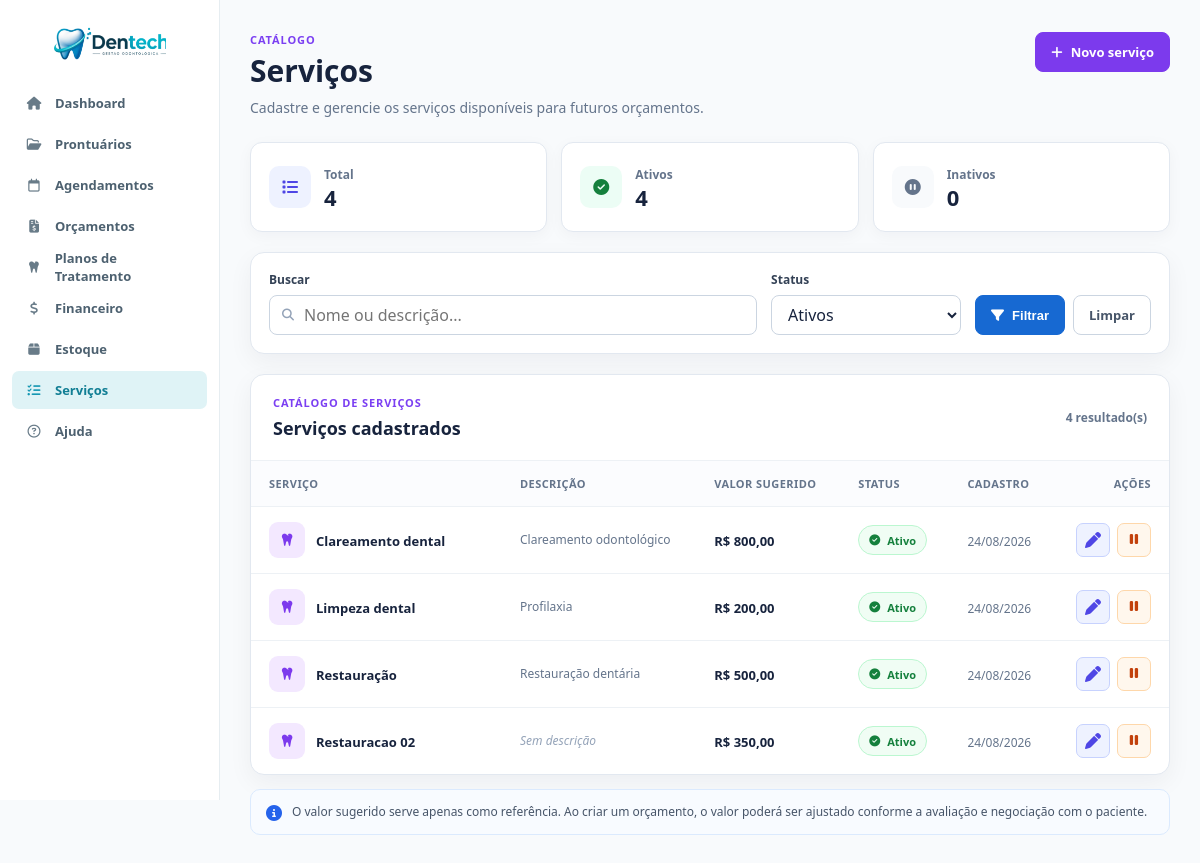
The page /servicos.php (signed in) on the database as committed earlier.
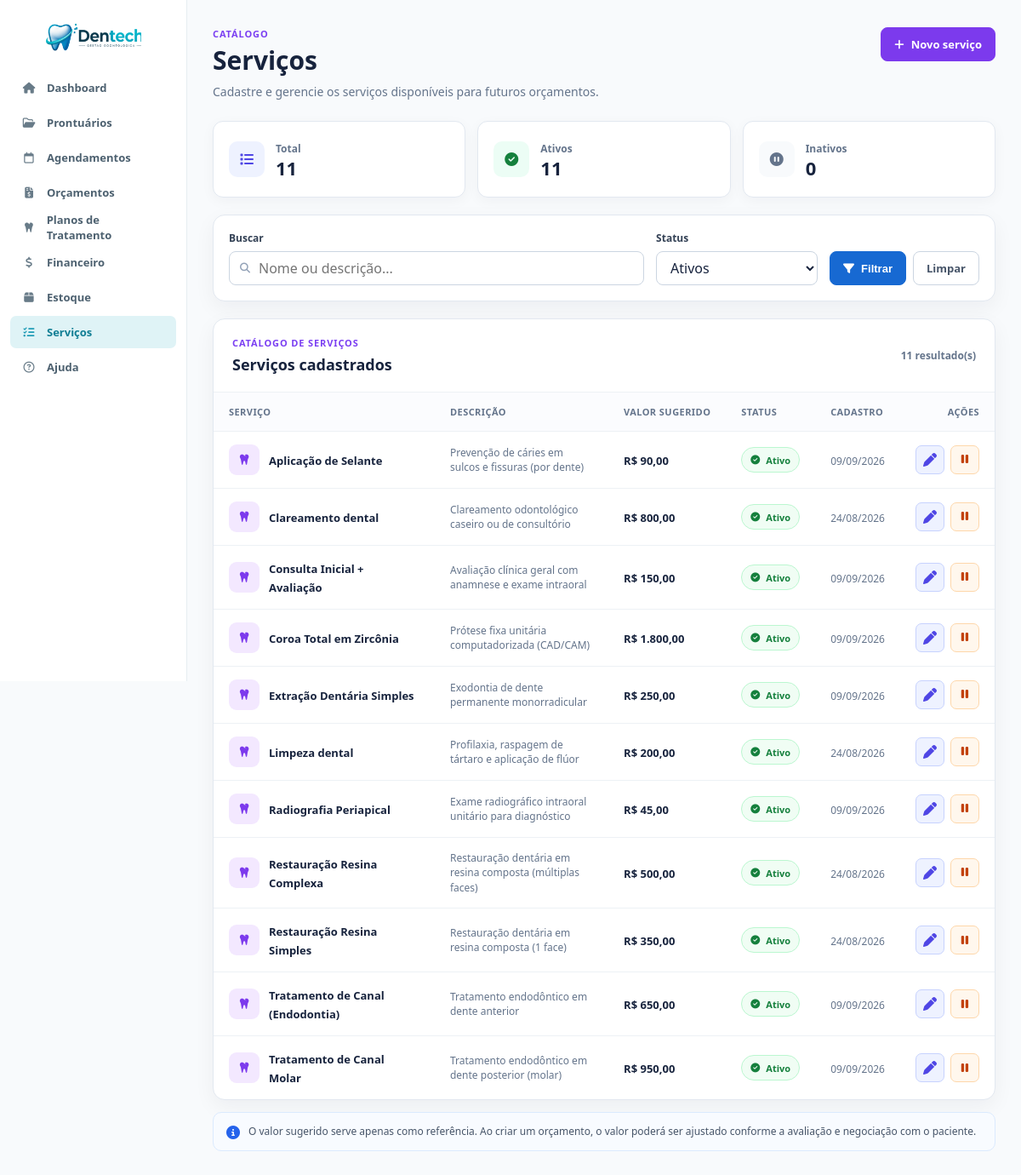
The same page on the database as committed later.
### tables this page shows
CREATE TABLE `servicos` (
  `id` int NOT NULL AUTO_INCREMENT,
  `nome` varchar(255) NOT NULL,
  `descricao` text,
  `valor_sugerido` decimal(10,2) NOT NULL DEFAULT '0.00',
  `ativo` tinyint(1) NOT NULL DEFAULT '1',
  `data_criacao` date NOT NULL,
  PRIMARY KEY (`id`),
  KEY `idx_servicos_ativo` (`ativo`),
  KEY `idx_servicos_nome` (`nome`)
);

### servicos.php (the view, shortened to what the rows shown need)
<?php
require_once 'conexao/conexao.php';
$status = $_GET['status'] ?? 'ativos';
$where = [];
$params = [];
if ($status === 'ativos') {
    $where[] = 's.ativo = 1';
} elseif ($status === 'inativos') {
    $where[] = 's.ativo = 0';
}
$sql = "
    SELECT
        s.id,
        s.nome,
        s.descricao,
        s.valor_sugerido,
        s.ativo,
        s.data_criacao
    FROM servicos s
";
if (!empty($where)) {
    $sql .= ' WHERE ' . implode(' AND ', $where);
}
$sql .= "
    ORDER BY
        s.ativo DESC,
        s.nome ASC
";
$stmt = $pdo->prepare($sql);
$stmt->execute($params);
$servicos = $stmt->fetchAll(PDO::FETCH_ASSOC);
?>
<!DOCTYPE html>
<html lang="pt-BR">
<head>
    <link rel="stylesheet" href="css/global.css">
    <link rel="stylesheet" href="css/variables.css">
    <link rel="stylesheet" href="css/layout.css">
    <link rel="stylesheet" href="css/navbar.css">
    <link rel="stylesheet" href="css/servicos.css">
    <link
        rel="stylesheet"
        href="https://cdnjs.cloudflare.com/ajax/libs/font-awesome/6.5.2/css/all.min.css">
</head>
<body>
    <main class="servicos-page">
        <div class="servicos-container">
            <header class="page-header">
                <div>
                    <h1>
                        Serviços
                    </h1>
                </div>
            </header>
            <section class="table-card">
                <div class="table-header">
                    <div>
                        <h2>
                            Serviços cadastrados
                        </h2>
                    </div>
                </div>
                <?php if (empty($servicos)): ?>
                    <div class="empty-state">
                        <div class="empty-icon">
                            <i class="fa-regular fa-folder-open"></i>
                        </div>
                        <strong>
                            Nenhum serviço encontrado
                        </strong>
                        <span>
                            Ajuste os filtros ou cadastre um novo serviço.
                        </span>
                        <a
                            href="novo_servico.php"
                            class="btn btn-primary">
                            <i class="fa-solid fa-plus"></i>
                            Cadastrar serviço
                        </a>
                    </div>
                <?php else: ?>
                    <div class="table-wrapper">
                        <table class="services-table">
                            <thead>
                                <tr>
                                    <th>Serviço</th>
                                    <th>Descrição</th>
                                    <th>Valor sugerido</th>
                                    <th>Status</th>
                                    <th>Cadastro</th>
                                    <th class="actions-column">Ações</th>
                                </tr>
                            </thead>
                            <tbody>
                                <?php foreach ($servicos as $servico): ?>
                                    <tr>
                                        <td>
                                            <div class="service-name">
                                                <div class="service-icon">
                                                    <i class="fa-solid fa-tooth"></i>
                                                </div>
                                                <div>
                                                    <strong>
                                                        <?= htmlspecialchars($servico['nome']) ?>
                                                    </strong>
                                                </div>
                                            </div>
                                        </td>
                                        <td>
                                            <div class="service-description">
                                                <?php if (!empty($servico['descricao'])): ?>
                                                    <?= htmlspecialchars($servico['descricao']) ?>
                                                <?php else: ?>
                                                    <span class="description-empty">
                                                        Sem descrição
                                                    </span>
                                                <?php endif; ?>
                                            </div>
                                        </td>
                                        <td>
                                            <strong class="service-value">
                                                R$
                                                <?= number_format(
                                                    (float)$servico['valor_sugerido'],
                                                    2,
                                                    ',',
                                                    '.'
                                                ) ?>
                                            </strong>
                                        </td>
                                        <td>
                                            <?php if ((int)$servico['ativo'] === 1): ?>
                                                <span class="status-badge active">
                                                    <i class="fa-solid fa-circle-check"></i>
                                                    Ativo
                                                </span>
                                            <?php endif; ?>
                                        </td>
                                        <td>
                                            <span class="date-text">
                                                <?= date(
                                                    'd/m/Y',
                                                    strtotime($servico['data_criacao'])
                                                ) ?>
                                            </span>
                                        </td>
                                        <td class="actions-cell">
                                            <div class="action-buttons">
                                                <a
                                                    href="editar_servico.php?id=<?= (int)$servico['id'] ?>"
                                                    class="action-button edit"
                                                    title="Editar serviço">
                                                    <i class="fa-solid fa-pen"></i>
                                                </a>
                                                <form
                                                    method="POST"
                                                    action="alternar_status_servico.php"
                                                    class="status-form"
                                                    onsubmit="return confirm(
                                                'Deseja realmente alterar o status deste serviço?'
                                            );">
                                                    <?php if ((int)$servico['ativo'] === 1): ?>
                                                        <button
                                                            type="submit"
                                                            class="action-button toggle deactivate"
                                                            title="Desativar serviço">
                                                            <i class="fa-solid fa-pause"></i>
                                                        </button>
                                                    <?php endif; ?>
                                                </form>
                                            </div>
                                        </td>
                                    </tr>
                                <?php endforeach; ?>
                            </tbody>
                        </table>
                    </div>
                <?php endif; ?>
            </section>
        </div>
    </main>
</body>
</html>

Rows that differ between the two databases and show on the page:
added servicos: nome "Aplicação de Selante", descricao "Prevenção de cáries em sulcos e fissuras (por dente)", valor_sugerido "90,00", ativo 1 (drawn), data_criacao "09/09/2026"
changed servicos "Clareamento dental": descricao "Clareamento odontológico" → "Clareamento odontológico caseiro ou de consultório"
added servicos: nome "Consulta Inicial + Avaliação", descricao "Avaliação clínica geral com anamnese e exame intraoral", valor_sugerido "150,00", ativo 1 (drawn), data_criacao "09/09/2026"
added servicos: nome "Coroa Total em Zircônia", descricao "Prótese fixa unitária computadorizada (CAD/CAM)", valor_sugerido "1.800,00", ativo 1 (drawn), data_criacao "09/09/2026"
added servicos: nome "Extração Dentária Simples", descricao "Exodontia de dente permanente monorradicular", valor_sugerido "250,00", ativo 1 (drawn), data_criacao "09/09/2026"
changed servicos "Limpeza dental": descricao "Profilaxia" → "Profilaxia, raspagem de tártaro e aplicação de flúor"
added servicos: nome "Radiografia Periapical", descricao "Exame radiográfico intraoral unitário para diagnóstico", valor_sugerido "45,00", ativo 1 (drawn), data_criacao "09/09/2026"
changed servicos: nome "Restauração" → "Restauração Resina Complexa"; descricao "Restauração dentária" → "Restauração dentária em resina composta (múltiplas faces)"
changed servicos: nome "Restauracao 02" → "Restauração Resina Simples"; descricao (not shown) → "Restauração dentária em resina composta (1 face)"; no longer shows "Sem descrição"
added servicos: nome "Tratamento de Canal (Endodontia)", descricao "Tratamento endodôntico em dente anterior", valor_sugerido "650,00", ativo 1 (drawn), data_criacao "09/09/2026"
added servicos: nome "Tratamento de Canal Molar", descricao "Tratamento endodôntico em dente posterior (molar)", valor_sugerido "950,00", ativo 1 (drawn), data_criacao "09/09/2026"
Other text that changed with them:
$totalServicos: "4" → "11"
$totalAtivos: "4" → "11"
count($servicos): "4" → "11"
